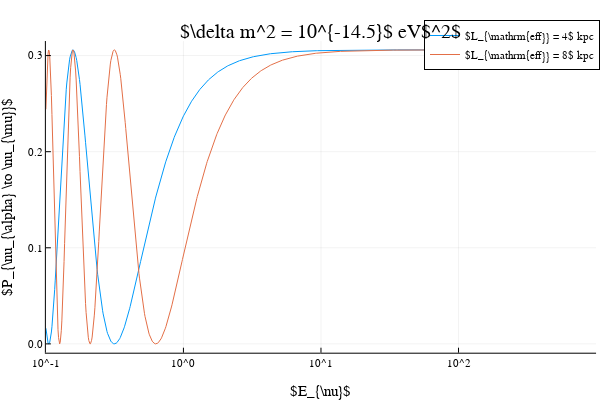

Source (notebook cell):
### Code cell
# Plotting osc probs

dm2 = 10^(-14.5)
es = 10 .^ range(-1, 3, length=1000)
y = oscprob.(es, dm2, 4)
z = oscprob.(es, dm2, 8)
plot(es, [y z], title=L"$\delta m^2 = 10^{-14.5}$ eV$^2$", label=[L"$L_{\mathrm{eff}} = 4$ kpc" L"$L_{\mathrm{eff}} = 8$ kpc"], linewidth=1)
plot!(xscale=:log10, minorgrid=true)
xlims!(1e-1, 1e+3)
xlabel!(L"E_{\nu}")
ylabel!(L"P_{\nu_{\alpha} \to \nu_{\mu}}")

### Figure 1 — Plotly figure (JSON) as saved in the notebook; plotly's stock layout.template omitted (floating-point values rounded to 4 significant figures; data arrays with more than 128 entries replaced by an {"elided": "..."} marker saying what was removed)
{"data": [{"colorbar": {"len": 0.8657, "title": "", "x": 0.9934, "y": 0.5087}, "legendgroup": "$L_{\\mathrm{eff}} = 4$ kpc", "line": {"color": "rgba(0, 154, 250, 1.000)", "dash": "solid", "shape": "linear", "width": 1}, "mode": "lines", "name": "$L_{\\mathrm{eff}} = 4$ kpc", "showlegend": true, "type": "scatter", "x": {"elided": "1000 float values"}, "xaxis": "x", "y": {"elided": "1000 float values"}, "yaxis": "y"}, {"colorbar": {"len": 0.8657, "title": "", "x": 0.9934, "y": 0.5087}, "legendgroup": "$L_{\\mathrm{eff}} = 8$ kpc", "line": {"color": "rgba(227, 111, 71, 1.000)", "dash": "solid", "shape": "linear", "width": 1}, "mode": "lines", "name": "$L_{\\mathrm{eff}} = 8$ kpc", "showlegend": true, "type": "scatter", "x": {"elided": "1000 float values"}, "xaxis": "x", "y": {"elided": "1000 float values"}, "yaxis": "y"}], "layout": {"annotations": [{"font": {"color": "rgba(0, 0, 0, 1.000)", "family": "sans-serif", "size": 20}, "rotation": 0, "showarrow": false, "text": "$\\delta m^2 = 10^{-14.5}$ eV$^2$", "x": 0.535, "xanchor": "center", "xref": "paper", "y": 1, "yanchor": "top", "yref": "paper"}], "height": 400, "legend": {"bgcolor": "rgba(255, 255, 255, 1.000)", "bordercolor": "rgba(0, 0, 0, 1.000)", "borderwidth": 1, "font": {"color": "rgba(0, 0, 0, 1.000)", "family": "sans-serif", "size": 11}, "title": {"font": {"color": "rgba(0, 0, 0, 1.000)", "family": "sans-serif", "size": 15}, "text": ""}, "tracegroupgap": 0, "traceorder": "normal", "x": 1, "xanchor": "auto", "y": 1, "yanchor": "auto"}, "margin": {"b": 20, "l": 0, "r": 0, "t": 20}, "paper_bgcolor": "rgba(255, 255, 255, 1.000)", "plot_bgcolor": "rgba(255, 255, 255, 1.000)", "showlegend": true, "width": 600, "xaxis": {"anchor": "y", "domain": [0.07647, 0.9934], "gridcolor": "rgba(0, 0, 0, 0.100)", "gridwidth": 0.5, "linecolor": "rgba(0, 0, 0, 1.000)", "mirror": false, "range": [-1, 3], "showgrid": true, "showline": true, "showticklabels": true, "tickangle": 0, "tickcolor": "rgb(0, 0, 0)", "tickfont": {"color": "rgba(0, 0, 0, 1.000)", "family": "sans-serif", "size": 11}, "tickmode": "array", "ticks": "inside", "ticktext": ["10^-1", "10^0", "10^1", "10^2", "10^3"], "tickvals": [0.1, 1, 10, 100, 1000], "title": "$E_{\\nu}$", "titlefont": {"color": "rgba(0, 0, 0, 1.000)", "family": "sans-serif", "size": 15}, "type": "log", "visible": true, "zeroline": false, "zerolinecolor": "rgba(0, 0, 0, 1.000)"}, "yaxis": {"anchor": "x", "domain": [0.07581, 0.9415], "gridcolor": "rgba(0, 0, 0, 0.100)", "gridwidth": 0.5, "linecolor": "rgba(0, 0, 0, 1.000)", "mirror": false, "range": [-0.009179, 0.3151], "showgrid": true, "showline": true, "showticklabels": true, "tickangle": 0, "tickcolor": "rgb(0, 0, 0)", "tickfont": {"color": "rgba(0, 0, 0, 1.000)", "family": "sans-serif", "size": 11}, "tickmode": "array", "ticks": "inside", "ticktext": ["0.0", "0.1", "0.2", "0.3"], "tickvals": [0, 0.1, 0.2, 0.3], "title": "$P_{\\nu_{\\alpha} \\to \\nu_{\\mu}}$", "titlefont": {"color": "rgba(0, 0, 0, 1.000)", "family": "sans-serif", "size": 15}, "type": "-", "visible": true, "zeroline": false, "zerolinecolor": "rgba(0, 0, 0, 1.000)"}}}
